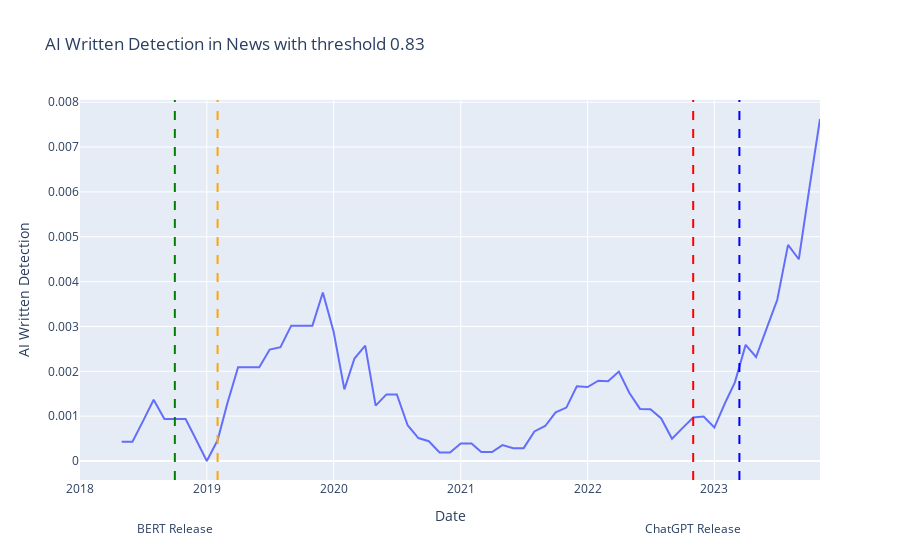

Notebook source saved alongside this figure:
### Code cell
# num_thresholds = len(np.arange(0.81, 0.86, 0.01))
# num_rows = (num_thresholds + 2) // 3  # Round up division by 3

# fig, axes = plt.subplots(num_rows, 3, figsize=(20, 16 * num_rows))
# axes = axes.flatten()

# for i, news_threshold in enumerate(np.arange(0.81, 0.86, 0.01)):
news_threshold = 0.83
news_ai_detection_df = pd.read_csv("news/news_ai_written.csv")

news_ai_detection_df["ai_written"] = news_ai_detection_df["ai_written"] < news_threshold

news_ai_detection_df = news_ai_detection_df[news_ai_detection_df["year"] >= 2018]
news_ai_detection_df = (
    news_ai_detection_df.groupby(["year", "month"])["ai_written"].mean().reset_index()
)

news_ai_detection_df["date"] = pd.to_datetime(
    news_ai_detection_df["year"].astype(str)
    + "-"
    + news_ai_detection_df["month"].astype(str)
)

news_ai_detection_df["ai_written"] = (
    news_ai_detection_df["ai_written"].rolling(window=5).mean()
)


fig_px = (
    px.line(
        news_ai_detection_df,
        x="date",
        y="ai_written",
        title=f"AI Written Detection in News with threshold {news_threshold:.2f}",
        labels={"date": "Date", "ai_written": "AI Written Detection"},
    )
    .add_vline(
        x="2018-10-01",
        line_dash="dash",
        line_color="green",
    )
    .add_vline(
        x="2019-02-01",
        line_dash="dash",
        line_color="orange",
    )
    .add_vline(
        x="2022-11-01",
        line_dash="dash",
        line_color="red",
    )
    .add_vline(
        x="2023-03-14",
        line_dash="dash",
        line_color="blue",
    )
    .add_annotation(
        x="2018-10-01",
        y=-0.1,
        text="BERT Release",
        showarrow=False,
        xanchor="center",
        yanchor="top",
        yref="paper",
    )
    .add_annotation(
        x="2019-02-01",
        y=-0.2,
        text="GPT-2 Release",
        showarrow=False,
        xanchor="center",
        yanchor="top",
        yref="paper",
    )
    .add_annotation(
        x="2022-11-01",
        y=-0.1,
        text="ChatGPT Release",
        showarrow=False,
        xanchor="center",
        yanchor="top",
        yref="paper",
    )
    .add_annotation(
        x="2023-03-14",
        y=-0.2,
        text="GPT-4 Release",
        showarrow=False,
        xanchor="center",
        yanchor="top",
        yref="paper",
    )
)
fig_px.show()

### Figure 1 — Plotly figure (JSON) as saved in the notebook; plotly's stock layout.template omitted (floating-point values rounded to 4 significant figures)
{"data": [{"hovertemplate": "Date=%{x}<br>AI Written Detection=%{y}<extra></extra>", "legendgroup": "", "line": {"color": "#636efa", "dash": "solid"}, "marker": {"symbol": "circle"}, "mode": "lines", "name": "", "orientation": "v", "showlegend": false, "type": "scatter", "x": ["2018-01-01T00:00:00", "2018-02-01T00:00:00", "2018-03-01T00:00:00", "2018-04-01T00:00:00", "2018-05-01T00:00:00", "2018-06-01T00:00:00", "2018-07-01T00:00:00", "2018-08-01T00:00:00", "2018-09-01T00:00:00", "2018-10-01T00:00:00", "2018-11-01T00:00:00", "2018-12-01T00:00:00", "2019-01-01T00:00:00", "2019-02-01T00:00:00", "2019-03-01T00:00:00", "2019-04-01T00:00:00", "2019-05-01T00:00:00", "2019-06-01T00:00:00", "2019-07-01T00:00:00", "2019-08-01T00:00:00", "2019-09-01T00:00:00", "2019-10-01T00:00:00", "2019-11-01T00:00:00", "2019-12-01T00:00:00", "2020-01-01T00:00:00", "2020-02-01T00:00:00", "2020-03-01T00:00:00", "2020-04-01T00:00:00", "2020-05-01T00:00:00", "2020-06-01T00:00:00", "2020-07-01T00:00:00", "2020-08-01T00:00:00", "2020-09-01T00:00:00", "2020-10-01T00:00:00", "2020-11-01T00:00:00", "2020-12-01T00:00:00", "2021-01-01T00:00:00", "2021-02-01T00:00:00", "2021-03-01T00:00:00", "2021-04-01T00:00:00", "2021-05-01T00:00:00", "2021-06-01T00:00:00", "2021-07-01T00:00:00", "2021-08-01T00:00:00", "2021-09-01T00:00:00", "2021-10-01T00:00:00", "2021-11-01T00:00:00", "2021-12-01T00:00:00", "2022-01-01T00:00:00", "2022-02-01T00:00:00", "2022-03-01T00:00:00", "2022-04-01T00:00:00", "2022-05-01T00:00:00", "2022-06-01T00:00:00", "2022-07-01T00:00:00", "2022-08-01T00:00:00", "2022-09-01T00:00:00", "2022-10-01T00:00:00", "2022-11-01T00:00:00", "2022-12-01T00:00:00", "2023-01-01T00:00:00", "2023-02-01T00:00:00", "2023-03-01T00:00:00", "2023-04-01T00:00:00", "2023-05-01T00:00:00", "2023-06-01T00:00:00", "2023-07-01T00:00:00", "2023-08-01T00:00:00", "2023-09-01T00:00:00", "2023-10-01T00:00:00", "2023-11-01T00:00:00"], "xaxis": "x", "y": [null, null, null, null, 0.0004301, 0.0004301, 0.0008836, 0.001364, 0.0009343, 0.0009343, 0.0009343, 0.0004808, 0, 0.0004608, 0.001282, 0.002089, 0.002089, 0.002089, 0.002484, 0.002536, 0.003017, 0.003017, 0.003017, 0.003758, 0.002884, 0.001597, 0.002284, 0.002571, 0.001235, 0.001485, 0.001485, 0.0007979, 0.0005114, 0.0004407, 0.0001901, 0.0001901, 0.0003911, 0.0003911, 0.000201, 0.000201, 0.0003534, 0.0002864, 0.0002864, 0.00066, 0.0007805, 0.001086, 0.001191, 0.001664, 0.00165, 0.001791, 0.001779, 0.001994, 0.001521, 0.001162, 0.001153, 0.0009493, 0.0004958, 0.0007325, 0.0009715, 0.0009896, 0.0007463, 0.001298, 0.001753, 0.00259, 0.002319, 0.002969, 0.003594, 0.004818, 0.004499, 0.006063, 0.007625], "yaxis": "y"}], "layout": {"annotations": [{"showarrow": false, "text": "BERT Release", "x": "2018-10-01", "xanchor": "center", "y": -0.1, "yanchor": "top", "yref": "paper"}, {"showarrow": false, "text": "GPT-2 Release", "x": "2019-02-01", "xanchor": "center", "y": -0.2, "yanchor": "top", "yref": "paper"}, {"showarrow": false, "text": "ChatGPT Release", "x": "2022-11-01", "xanchor": "center", "y": -0.1, "yanchor": "top", "yref": "paper"}, {"showarrow": false, "text": "GPT-4 Release", "x": "2023-03-14", "xanchor": "center", "y": -0.2, "yanchor": "top", "yref": "paper"}], "legend": {"tracegroupgap": 0}, "shapes": [{"line": {"color": "green", "dash": "dash"}, "type": "line", "x0": "2018-10-01", "x1": "2018-10-01", "xref": "x", "y0": 0, "y1": 1, "yref": "y domain"}, {"line": {"color": "orange", "dash": "dash"}, "type": "line", "x0": "2019-02-01", "x1": "2019-02-01", "xref": "x", "y0": 0, "y1": 1, "yref": "y domain"}, {"line": {"color": "red", "dash": "dash"}, "type": "line", "x0": "2022-11-01", "x1": "2022-11-01", "xref": "x", "y0": 0, "y1": 1, "yref": "y domain"}, {"line": {"color": "blue", "dash": "dash"}, "type": "line", "x0": "2023-03-14", "x1": "2023-03-14", "xref": "x", "y0": 0, "y1": 1, "yref": "y domain"}], "title": {"text": "AI Written Detection in News with threshold 0.83"}, "xaxis": {"anchor": "y", "domain": [0, 1], "title": {"text": "Date"}}, "yaxis": {"anchor": "x", "domain": [0, 1], "title": {"text": "AI Written Detection"}}}}
